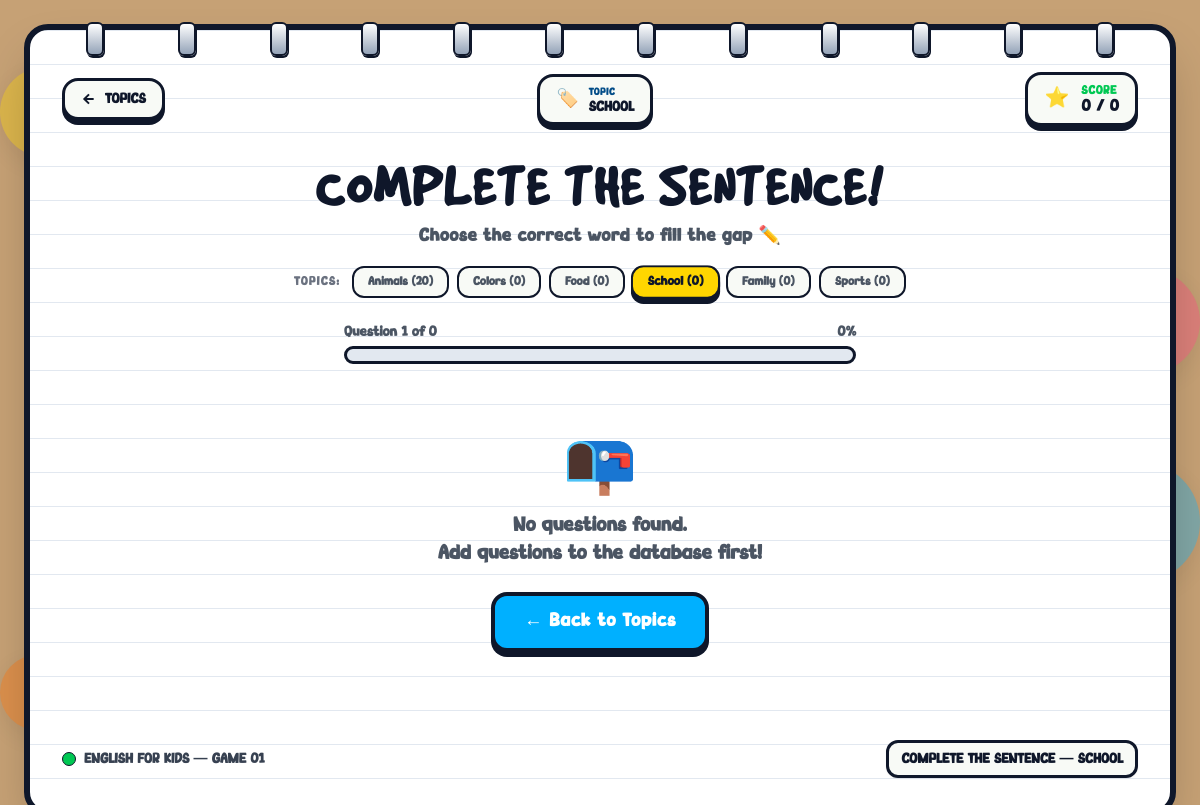
Page /jogo-ingles.php?tema=4 on the committed database.
### tables this page shows
CREATE TABLE IF NOT EXISTS Tema (
id INT PRIMARY KEY NOT NULL AUTO_INCREMENT,
id_jogo INT,
nome varchar(255) NOT NULL,
FOREIGN KEY (id_jogo) REFERENCES jogo (id)
);

### jogo-ingles.php (the view, shortened to what this page needs)
<?php
   require_once 'config/config.php';
   $id_jogo = 1;
   $sql_temas = "
       SELECT
           t.`id`,
           t.`nome`,
           COUNT(p.`id`) AS total_perguntas
       FROM `Tema` t
       LEFT JOIN `Pergunta` p ON p.`id_tema` = t.`id`
       WHERE t.`id_jogo` = ? OR t.`id_jogo` IS NULL
       GROUP BY t.`id`, t.`nome`
       ORDER BY t.`id` ASC
   ";
   $stmt_temas = $conn->prepare($sql_temas);
   $stmt_temas->bind_param("i", $id_jogo);
   $stmt_temas->execute();
   $res_temas = $stmt_temas->get_result();
   $temas_disponiveis = [];
   while ($t = $res_temas->fetch_assoc()) {
       $temas_disponiveis[] = [
           'id'              => (int) $t['id'],
           'nome'            => $t['nome'],
           'total_perguntas' => (int) $t['total_perguntas'],
       ];
   }
   $tema_param = $_GET['tema'] ?? $_GET['id_tema'] ?? null;
   $tema_ativo = null;
   if (!empty($temas_disponiveis)) {
       if ($tema_param !== null && $tema_param !== '') {
           foreach ($temas_disponiveis as $t) {
               if ((string) $t['id'] === (string) $tema_param || strcasecmp($t['nome'], (string) $tema_param) === 0) {
                   $tema_ativo = $t;
                   break;
               }
           }
       }
   }
   $perguntas = [];
shuffle($perguntas);
$total_perguntas = count($perguntas);
?>
<!DOCTYPE html>
<html lang="en">
<head>
    <script src="https://cdn.tailwindcss.com"></script>
    <link rel="stylesheet" href="css/jogo-ingles.css">
</head>
<body class="font-bingo min-h-screen text-tinta-escura flex flex-col justify-between p-2 sm:p-4 md:p-6 relative">
    <div id="livro-conteiner-principal"
         class="w-full flex-1 flex flex-col justify-between caderno-pagina-branca rounded-3xl shadow-2xl p-4 sm:p-6 md:p-8 relative">
        <div id="espiral-topo-caderno"
             class="w-full flex justify-between items-center -mt-8 sm:-mt-10 mb-4 z-20 px-2 sm:px-6">
            <div class="espiral-caderno"></div>
            <div class="espiral-caderno"></div>
            <div class="espiral-caderno"></div>
            <div class="espiral-caderno"></div>
            <div class="espiral-caderno"></div>
            <div class="espiral-caderno"></div>
            <div class="espiral-caderno"></div>
            <div class="espiral-caderno hidden sm:block"></div>
            <div class="espiral-caderno hidden sm:block"></div>
            <div class="espiral-caderno hidden md:block"></div>
            <div class="espiral-caderno hidden md:block"></div>
            <div class="espiral-caderno hidden md:block"></div>
        </div>
        <header id="cabecalho-jogo"
                class="w-full flex flex-wrap items-center justify-between gap-4 pb-4 mb-4">
            <a href="temas-ingles.php"
               class="cartao-dinamico flex items-center gap-2 bg-papel-claro borda-tinta-escura rounded-2xl px-4 py-2 shadow-sombra-cartum-branca font-bingo font-bold text-sm text-tinta-escura hover:bg-yellow-100 transition-colors"
               style="text-decoration: none;">
                <svg class="w-4 h-4" fill="none" stroke="currentColor" stroke-width="3" viewBox="0 0 24 24">
                    <path d="M19 12H5M12 5l-7 7 7 7"/>
                </svg>
                TOPICS
            </a>
            <?php if ($tema_ativo): ?>
            <div id="badge-tema-ativo"
                 class="flex items-center gap-2.5 bg-papel-claro borda-tinta-escura rounded-2xl px-4 py-2 shadow-sombra-cartum-branca">
                <span class="text-lg">🏷️</span>
                <div>
                    <span class="block text-[10px] font-black text-azul-escuro uppercase tracking-wider font-bingo">TOPIC</span>
                    <span class="block font-bingo text-sm font-extrabold text-tinta-escura uppercase leading-none">
                        <?= htmlspecialchars($tema_ativo['nome']) ?>
                    </span>
                </div>
            </div>
            <?php endif; ?>
            <div id="placar-jogo"
                 class="flex items-center gap-3 bg-papel-claro borda-tinta-escura rounded-2xl px-4 py-2 shadow-sombra-cartum-branca">
                <span class="text-xl">⭐</span>
                <div>
                    <span class="block text-xs font-black text-verde-vibrante uppercase tracking-wider font-bingo">SCORE</span>
                    <span id="texto-placar"
                          class="block font-bingo text-base font-bold text-tinta-escura leading-none">
                        0 / <?= $total_perguntas ?>
                    </span>
                </div>
            </div>
        </header>
        <main id="area-jogo" class="w-full my-auto flex flex-col items-center gap-6 max-w-3xl mx-auto">
            <div class="text-center">
                <h1 class="font-gooddog text-4xl sm:text-5xl md:text-6xl font-bold text-tinta-escura tracking-wider leading-tight">
                    COMPLETE THE SENTENCE!
                </h1>
                <p class="font-bingo text-base sm:text-lg font-extrabold text-gray-600 tracking-wide mt-1">
                    Choose the correct word to fill the gap ✏️
                </p>
            </div>
            <?php if (count($temas_disponiveis) > 1): ?>
            <div id="seletor-temas" class="flex flex-wrap items-center justify-center gap-2 -mt-2">
                <span class="font-bingo font-black text-xs text-gray-500 uppercase tracking-widest mr-1">TOPICS:</span>
                <?php foreach ($temas_disponiveis as $t): ?>
                    <a href="jogo-ingles.php?tema=<?= urlencode($t['id']) ?>"
                       class="cartao-dinamico px-3.5 py-1.5 rounded-xl font-bingo font-bold text-xs border-2 border-tinta-escura transition-all <?= ($tema_ativo && $tema_ativo['id'] === $t['id']) ? 'bg-amarelo-vibrante text-tinta-escura shadow-sombra-cartum-branca scale-105' : 'bg-papel-claro text-gray-600 hover:bg-white' ?>"
                       style="text-decoration: none;">
                        <?= htmlspecialchars(ucfirst($t['nome'])) ?> (<?= $t['total_perguntas'] ?>)
                    </a>
                <?php endforeach; ?>
            </div>
            <?php endif; ?>
            <div class="w-full max-w-lg">
                <div class="flex justify-between items-center mb-1 font-bingo font-bold text-sm text-gray-600">
                    <span id="label-progresso">Question 1 of <?= $total_perguntas ?></span>
                    <span id="label-porcentagem">0%</span>
                </div>
                <div id="barra-progresso-externa">
                </div>
            </div>
            <?php if ($total_perguntas > 0): ?>
            <div id="caixa-pergunta" class="w-full max-w-2xl">
                <p class="text-center font-bingo text-xs font-black text-gray-400 uppercase tracking-widest mb-3">
                    Fill in the blank:
                </p>
                <div class="texto-pergunta">
                    <span id="texto-primeira-parte"></span>
                    <span id="conteiner-lacuna" class="conteiner-lacuna">
                        <img id="fundo-lacuna-img"
                             class="fundo-lacuna-img"
                             src="<?= htmlspecialchars($perguntas[0]['fundo_lacuna'] ?? 'fundo-resposta-completar/1.png') ?>"
                             alt="Fundo colorido da lacuna"
                             aria-hidden="true"
                             draggable="false">
                        <span id="lacuna-resposta" class="lacuna">_____</span>
                    </span>
                    <span id="texto-segunda-parte"></span>
                </div>
            </div>
            <div id="grade-opcoes"
                 class="w-full max-w-2xl"
                 role="list"
                 aria-label="Answer options">
            </div>
            <div id="area-feedback"
                 class="text-center font-bingo font-bold text-lg min-h-[2rem]"
                 aria-live="polite">
            </div>
            <?php else: ?>
            <div class="text-center py-12">
                <p class="text-6xl mb-4">📭</p>
                <p class="font-bingo font-bold text-xl text-gray-600">
                    No questions found.<br>
                    Add questions to the database first!
                </p>
                <a href="temas-ingles.php"
                   class="botao-acao mt-6 bg-azul-vibrante text-white inline-flex"
                   style="text-decoration:none;">
                    ← Back to Topics
                </a>
            </div>
            <?php endif; ?>
        </main>
        <footer id="rodape-jogo"
                class="w-full pt-4 mt-6 flex flex-wrap items-center justify-between gap-3 text-xs md:text-sm font-bingo font-bold text-gray-700">
            <div class="flex items-center gap-2">
                <span class="w-3.5 h-3.5 bg-verde-vibrante border border-tinta-escura rounded-full inline-block"></span>
                <span>ENGLISH FOR KIDS — GAME 01</span>
            </div>
            <div class="bg-papel-claro borda-tinta-escura px-3 py-1.5 rounded-xl text-tinta-escura uppercase font-extrabold shadow-sm font-bingo">
                COMPLETE THE SENTENCE<?= $tema_ativo ? ' — ' . htmlspecialchars(strtoupper($tema_ativo['nome'])) : '' ?>
            </div>
        </footer>
    </div>
</body>
</html>

### css/jogo-ingles.css (style rules this page uses)
body { background-color: #c6a175; margin: 0; padding: 0; overflow-x: hidden; position: relative; min-height: 100vh; }
.caderno-pagina-branca { background-color: #FFFFFF; background-image: linear-gradient(#E2E8F0 1.5px, transparent 1.5px); background-size: 100% 34px; border: 6px solid #0F172A; position: relative; z-index: 10; }
.espiral-caderno { width: 18px; height: 34px; background: linear-gradient(180deg, #FFFFFF, #94A3B8); border: 2px solid #0F172A; border-radius: 6px; box-shadow: 1px 2px 0px #0F172A; }
.borda-tinta-escura { border: 3px solid #0F172A; }
#barra-progresso-externa { background: #E2E8F0; border: 3px solid #0F172A; border-radius: 999px; height: 18px; overflow: hidden; }
.cartao-dinamico { transition: transform 0.32s cubic-bezier(0.34, 1.56, 0.64, 1), box-shadow 0.3s ease; will-change: transform; }
.botao-acao { font-family: 'Bingo', cursive, sans-serif; letter-spacing: 0.04em; font-weight: 700; font-size: 1.15rem; padding: 0.75rem 1.8rem; border-radius: 16px; border: 4px solid #0F172A; box-shadow: 0px 5px 0px #0F172A; cursor: pointer; transition: transform 0.2s ease, box-shadow 0.2s ease; display: inline-flex; align-items: center; gap: 0.5rem; }

### rows in the picture
tema: nome "SCHOOL", nome "School", total_perguntas "0"
tema: nome "Animals", total_perguntas "20"
tema: nome "Colors", total_perguntas "0"
tema: nome "Food", total_perguntas "0"
tema: nome "Family", total_perguntas "0"
tema: nome "Sports", total_perguntas "0"

### other values in the picture
$total_perguntas "0"
